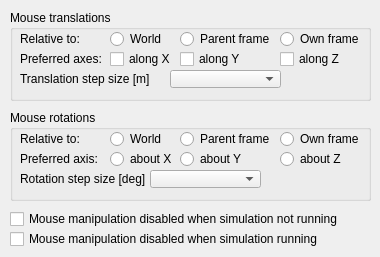
<?xml version="1.0" encoding="UTF-8"?>
<ui version="4.0">
 <class>CQDlgObjectManipSettings</class>
 <widget class="QDialog" name="CQDlgObjectManipSettings">
  <property name="geometry">
   <rect>
    <x>0</x>
    <y>0</y>
    <width>380</width>
    <height>257</height>
   </rect>
  </property>
  <property name="windowTitle">
   <string>Object Manipulation Settings</string>
  </property>
  <property name="locale">
   <locale language="English" country="UnitedStates"/>
  </property>
  <widget class="QGroupBox" name="groupBox_3">
   <property name="geometry">
    <rect>
     <x>10</x>
     <y>10</y>
     <width>361</width>
     <height>91</height>
    </rect>
   </property>
   <property name="title">
    <string>Mouse translations</string>
   </property>
   <property name="flat">
    <bool>false</bool>
   </property>
   <widget class="QLabel" name="label_2">
    <property name="geometry">
     <rect>
      <x>10</x>
      <y>20</y>
      <width>81</width>
      <height>18</height>
     </rect>
    </property>
    <property name="text">
     <string>Relative to:</string>
    </property>
   </widget>
   <widget class="QRadioButton" name="qqPosWorld">
    <property name="geometry">
     <rect>
      <x>100</x>
      <y>20</y>
      <width>61</width>
      <height>18</height>
     </rect>
    </property>
    <property name="focusPolicy">
     <enum>Qt::StrongFocus</enum>
    </property>
    <property name="text">
     <string>World</string>
    </property>
    <property name="autoExclusive">
     <bool>false</bool>
    </property>
   </widget>
   <widget class="QRadioButton" name="qqPosParent">
    <property name="geometry">
     <rect>
      <x>170</x>
      <y>20</y>
      <width>91</width>
      <height>18</height>
     </rect>
    </property>
    <property name="focusPolicy">
     <enum>Qt::StrongFocus</enum>
    </property>
    <property name="text">
     <string>Parent frame</string>
    </property>
    <property name="autoExclusive">
     <bool>false</bool>
    </property>
   </widget>
   <widget class="QRadioButton" name="qqPosOwn">
    <property name="geometry">
     <rect>
      <x>270</x>
      <y>20</y>
      <width>91</width>
      <height>18</height>
     </rect>
    </property>
    <property name="focusPolicy">
     <enum>Qt::StrongFocus</enum>
    </property>
    <property name="text">
     <string>Own frame</string>
    </property>
    <property name="autoExclusive">
     <bool>false</bool>
    </property>
   </widget>
   <widget class="QCheckBox" name="qqPosX">
    <property name="geometry">
     <rect>
      <x>100</x>
      <y>40</y>
      <width>61</width>
      <height>18</height>
     </rect>
    </property>
    <property name="focusPolicy">
     <enum>Qt::StrongFocus</enum>
    </property>
    <property name="text">
     <string>along X</string>
    </property>
   </widget>
   <widget class="QLabel" name="label_3">
    <property name="geometry">
     <rect>
      <x>10</x>
      <y>40</y>
      <width>81</width>
      <height>18</height>
     </rect>
    </property>
    <property name="text">
     <string>Preferred axes:</string>
    </property>
   </widget>
   <widget class="QCheckBox" name="qqPosY">
    <property name="geometry">
     <rect>
      <x>170</x>
      <y>40</y>
      <width>91</width>
      <height>18</height>
     </rect>
    </property>
    <property name="focusPolicy">
     <enum>Qt::StrongFocus</enum>
    </property>
    <property name="text">
     <string>along Y</string>
    </property>
   </widget>
   <widget class="QCheckBox" name="qqPosZ">
    <property name="geometry">
     <rect>
      <x>270</x>
      <y>40</y>
      <width>91</width>
      <height>18</height>
     </rect>
    </property>
    <property name="focusPolicy">
     <enum>Qt::StrongFocus</enum>
    </property>
    <property name="text">
     <string>along Z</string>
    </property>
   </widget>
   <widget class="QLabel" name="label_4">
    <property name="geometry">
     <rect>
      <x>10</x>
      <y>60</y>
      <width>151</width>
      <height>18</height>
     </rect>
    </property>
    <property name="text">
     <string>Translation step size [m]</string>
    </property>
   </widget>
   <widget class="QComboBox" name="qqPosCombo">
    <property name="geometry">
     <rect>
      <x>160</x>
      <y>60</y>
      <width>111</width>
      <height>18</height>
     </rect>
    </property>
   </widget>
  </widget>
  <widget class="QGroupBox" name="groupBox_4">
   <property name="geometry">
    <rect>
     <x>10</x>
     <y>110</y>
     <width>361</width>
     <height>91</height>
    </rect>
   </property>
   <property name="title">
    <string>Mouse rotations</string>
   </property>
   <property name="flat">
    <bool>false</bool>
   </property>
   <widget class="QLabel" name="label_5">
    <property name="geometry">
     <rect>
      <x>10</x>
      <y>20</y>
      <width>81</width>
      <height>18</height>
     </rect>
    </property>
    <property name="text">
     <string>Relative to:</string>
    </property>
   </widget>
   <widget class="QRadioButton" name="qqOrWorld">
    <property name="geometry">
     <rect>
      <x>100</x>
      <y>20</y>
      <width>61</width>
      <height>18</height>
     </rect>
    </property>
    <property name="focusPolicy">
     <enum>Qt::StrongFocus</enum>
    </property>
    <property name="text">
     <string>World</string>
    </property>
    <property name="autoExclusive">
     <bool>false</bool>
    </property>
   </widget>
   <widget class="QRadioButton" name="qqOrParent">
    <property name="geometry">
     <rect>
      <x>170</x>
      <y>20</y>
      <width>91</width>
      <height>18</height>
     </rect>
    </property>
    <property name="focusPolicy">
     <enum>Qt::StrongFocus</enum>
    </property>
    <property name="text">
     <string>Parent frame</string>
    </property>
    <property name="autoExclusive">
     <bool>false</bool>
    </property>
   </widget>
   <widget class="QRadioButton" name="qqOrOwn">
    <property name="geometry">
     <rect>
      <x>270</x>
      <y>20</y>
      <width>91</width>
      <height>18</height>
     </rect>
    </property>
    <property name="focusPolicy">
     <enum>Qt::StrongFocus</enum>
    </property>
    <property name="text">
     <string>Own frame</string>
    </property>
    <property name="autoExclusive">
     <bool>false</bool>
    </property>
   </widget>
   <widget class="QRadioButton" name="qqOrA">
    <property name="geometry">
     <rect>
      <x>100</x>
      <y>40</y>
      <width>61</width>
      <height>18</height>
     </rect>
    </property>
    <property name="focusPolicy">
     <enum>Qt::StrongFocus</enum>
    </property>
    <property name="text">
     <string>about X</string>
    </property>
    <property name="autoExclusive">
     <bool>false</bool>
    </property>
   </widget>
   <widget class="QLabel" name="label_6">
    <property name="geometry">
     <rect>
      <x>10</x>
      <y>40</y>
      <width>81</width>
      <height>18</height>
     </rect>
    </property>
    <property name="text">
     <string>Preferred axis:</string>
    </property>
   </widget>
   <widget class="QRadioButton" name="qqOrB">
    <property name="geometry">
     <rect>
      <x>170</x>
      <y>40</y>
      <width>91</width>
      <height>18</height>
     </rect>
    </property>
    <property name="focusPolicy">
     <enum>Qt::StrongFocus</enum>
    </property>
    <property name="text">
     <string>about Y</string>
    </property>
    <property name="autoExclusive">
     <bool>false</bool>
    </property>
   </widget>
   <widget class="QRadioButton" name="qqOrG">
    <property name="geometry">
     <rect>
      <x>270</x>
      <y>40</y>
      <width>91</width>
      <height>18</height>
     </rect>
    </property>
    <property name="focusPolicy">
     <enum>Qt::StrongFocus</enum>
    </property>
    <property name="text">
     <string>about Z</string>
    </property>
    <property name="autoExclusive">
     <bool>false</bool>
    </property>
   </widget>
   <widget class="QLabel" name="label_7">
    <property name="geometry">
     <rect>
      <x>10</x>
      <y>60</y>
      <width>131</width>
      <height>18</height>
     </rect>
    </property>
    <property name="text">
     <string>Rotation step size [deg]</string>
    </property>
   </widget>
   <widget class="QComboBox" name="qqOrCombo">
    <property name="geometry">
     <rect>
      <x>140</x>
      <y>60</y>
      <width>111</width>
      <height>18</height>
     </rect>
    </property>
   </widget>
  </widget>
  <widget class="QCheckBox" name="qqDisabledWhenRunning">
   <property name="geometry">
    <rect>
     <x>10</x>
     <y>230</y>
     <width>331</width>
     <height>18</height>
    </rect>
   </property>
   <property name="focusPolicy">
    <enum>Qt::StrongFocus</enum>
   </property>
   <property name="text">
    <string>Mouse manipulation disabled when simulation running</string>
   </property>
  </widget>
  <widget class="QCheckBox" name="qqDisabledWhenNotRunning">
   <property name="geometry">
    <rect>
     <x>10</x>
     <y>210</y>
     <width>331</width>
     <height>18</height>
    </rect>
   </property>
   <property name="focusPolicy">
    <enum>Qt::StrongFocus</enum>
   </property>
   <property name="text">
    <string>Mouse manipulation disabled when simulation not running</string>
   </property>
  </widget>
 </widget>
 <tabstops>
  <tabstop>qqPosWorld</tabstop>
  <tabstop>qqPosParent</tabstop>
  <tabstop>qqPosOwn</tabstop>
  <tabstop>qqPosX</tabstop>
  <tabstop>qqPosY</tabstop>
  <tabstop>qqPosZ</tabstop>
  <tabstop>qqPosCombo</tabstop>
  <tabstop>qqOrWorld</tabstop>
  <tabstop>qqOrParent</tabstop>
  <tabstop>qqOrOwn</tabstop>
  <tabstop>qqOrA</tabstop>
  <tabstop>qqOrB</tabstop>
  <tabstop>qqOrG</tabstop>
  <tabstop>qqOrCombo</tabstop>
  <tabstop>qqDisabledWhenNotRunning</tabstop>
  <tabstop>qqDisabledWhenRunning</tabstop>
 </tabstops>
 <resources/>
 <connections/>
</ui>
